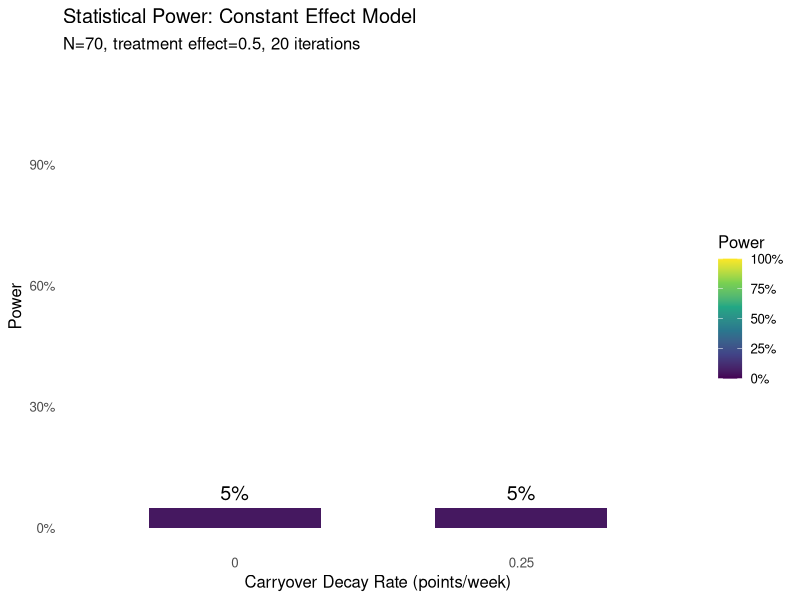

Recreate this plot in R.
# Simplified N-of-1 Trial Simulation - Constant Effect Model
# Maximum simplification for learning

rm(list = ls())
suppressPackageStartupMessages({
  library(tidyverse)
  library(lmerTest)
  library(MASS)
  library(conflicted)
})

# Resolve conflicts
conflicts_prefer(dplyr::select)
conflicts_prefer(dplyr::filter)
conflicts_prefer(dplyr::lag)
conflicts_prefer(lmerTest::lmer)

# =============================================================================
# PARAMETERS
# =============================================================================

n_participants <- 70
n_iterations <- 20

# Three-factor response model - RATE-BASED (points per week)
BR_rate <- 0.5                 # Biological Response: drug improvement rate
ER_rate <- 0.2                 # Expectancy Response: placebo improvement rate
TR_rate <- 0.1                 # Time-variant Response: natural improvement rate
treatment_effect <- BR_rate    # Alias for display purposes

# Biomarker moderation of treatment effect
# Higher biomarker → stronger treatment response
# This creates the treatment × biomarker interaction
biomarker_moderation <- 0.15   # Per SD of biomarker, treatment effect changes by 15%

baseline_mean <- 10.0          # Mean baseline response
between_subject_sd <- 3.0      # SD of participant random effects
within_subject_sd <- 2.8       # SD of measurement noise
biomarker_mean <- 5.0          # Mean biomarker value
biomarker_sd <- 2.0            # SD of biomarker

# Correlation parameters (from Hendrickson)
# Autocorrelations within each response type
c.br <- 0.8                    # BR autocorrelation across timepoints
c.er <- 0.8                    # ER autocorrelation across timepoints
c.tr <- 0.8                    # TR autocorrelation across timepoints

# Cross-correlations between response types
c.cf1t <- 0.2                  # Same-time cross-correlation (BR-ER, BR-TR, ER-TR)
c.cfct <- 0.1                  # Different-time cross-correlation

# Biomarker and baseline correlations
c.bm_baseline <- 0.3           # Biomarker-baseline correlation
c.baseline_resp <- 0.4         # Baseline-response correlation

# Allowed correlation values (finite grid for consistent results)
allowed_correlations <- c(0, 0.1, 0.2, 0.3, 0.4, 0.5, 0.6)

# Parameter grid - what we're testing
param_grid <- expand_grid(
  biomarker_correlation = c(0.3),
  carryover_decay_rate = c(0, 0.25)    # Linear decay: points lost per week off drug
)

# =============================================================================
# BUILD SIGMA WITH GUARANTEED PD (Time-Based AR(1))
# =============================================================================

# Build sigma using independent construction with automatic scaling
# Structure: responses (24) conditioned on participant vars (2)
build_sigma_guaranteed_pd <- function(weeks, c.bm, params) {
  n_tp <- length(weeks)

  # Index ranges for final 26x26 (for compatibility)
  br_idx <- 1:n_tp
  er_idx <- (n_tp + 1):(2 * n_tp)
  tr_idx <- (2 * n_tp + 1):(3 * n_tp)
  bm_idx <- 3 * n_tp + 1
  bl_idx <- 3 * n_tp + 2

  # =========================================================================
  # STAGE 1: Build Σ₂₂ (2×2) - Biomarker & Baseline
  # =========================================================================
  # Always PD for |correlation| < 1

  Sigma_22 <- matrix(c(
    biomarker_sd^2,                                    c.bm_baseline * biomarker_sd * between_subject_sd,
    c.bm_baseline * biomarker_sd * between_subject_sd, between_subject_sd^2
  ), 2, 2)

  Sigma_22_inv <- solve(Sigma_22)

  # =========================================================================
  # STAGE 2: Build Σ₁₁ (24×24) - Responses with Time-Based AR(1)
  # =========================================================================
  # Guaranteed PD by construction

  # Helper: Build AR(1) covariance block based on actual time lags
  build_ar1_time <- function(weeks, rho, sigma) {
    n <- length(weeks)
    Cov <- matrix(0, n, n)
    for (i in 1:n) {
      for (j in 1:n) {
        time_lag <- abs(weeks[i] - weeks[j])
        Cov[i, j] <- sigma^2 * rho^time_lag
      }
    }
    return(Cov)
  }

  # Build diagonal blocks (within each response type)
  Sigma_BR <- build_ar1_time(weeks, c.br, within_subject_sd)
  Sigma_ER <- build_ar1_time(weeks, c.er, within_subject_sd)
  Sigma_TR <- build_ar1_time(weeks, c.tr, within_subject_sd)

  # Initialize 24x24 with diagonal blocks
  Sigma_11 <- matrix(0, 3 * n_tp, 3 * n_tp)
  Sigma_11[br_idx, br_idx] <- Sigma_BR
  Sigma_11[er_idx, er_idx] <- Sigma_ER
  Sigma_11[tr_idx, tr_idx] <- Sigma_TR

  # Add cross-correlations between response types
  # Use time-based decay for cross-correlations too
  for (i in 1:n_tp) {
    for (j in 1:n_tp) {
      time_lag <- abs(weeks[i] - weeks[j])

      if (i == j) {
        # Same timepoint: use c.cf1t
        cross_cov <- c.cf1t * within_subject_sd^2
      } else {
        # Different timepoint: use c.cfct with time decay
        cross_cov <- c.cfct * within_subject_sd^2 * (0.9^time_lag)
      }

      # BR-ER
      Sigma_11[br_idx[i], er_idx[j]] <- cross_cov
      Sigma_11[er_idx[j], br_idx[i]] <- cross_cov

      # BR-TR
      Sigma_11[br_idx[i], tr_idx[j]] <- cross_cov
      Sigma_11[tr_idx[j], br_idx[i]] <- cross_cov

      # ER-TR
      Sigma_11[er_idx[i], tr_idx[j]] <- cross_cov
      Sigma_11[tr_idx[j], er_idx[i]] <- cross_cov
    }
  }

  # =========================================================================
  # STAGE 3: Build Σ₁₂ (24×2) - Cross-covariance (regression coefficients)
  # =========================================================================

  Sigma_12 <- matrix(0, 3 * n_tp, 2)

  # Column 1: Biomarker effects on responses
  # BR strongly correlated with biomarker (this is what we're testing)
  Sigma_12[br_idx, 1] <- c.bm * within_subject_sd * biomarker_sd
  # ER and TR weakly correlated with biomarker
  Sigma_12[er_idx, 1] <- c.bm * 0.5 * within_subject_sd * biomarker_sd
  Sigma_12[tr_idx, 1] <- c.bm * 0.5 * within_subject_sd * biomarker_sd

  # Column 2: Baseline effects on responses
  Sigma_12[br_idx, 2] <- c.baseline_resp * within_subject_sd * between_subject_sd
  Sigma_12[er_idx, 2] <- c.baseline_resp * within_subject_sd * between_subject_sd
  Sigma_12[tr_idx, 2] <- c.baseline_resp * within_subject_sd * between_subject_sd

  # =========================================================================
  # STAGE 4: Check Schur Complement & Snap to Grid if Needed
  # =========================================================================

  # Function to find largest allowed correlation that keeps matrix PD
  find_valid_correlation <- function(Sigma_11, Sigma_22_inv, c.bm_requested,
                                     allowed_vals, sigma_resp, sigma_bm, sigma_bl,
                                     br_idx, er_idx, tr_idx) {
    # Try correlations from requested down to 0
    valid_vals <- allowed_vals[allowed_vals <= c.bm_requested]
    valid_vals <- sort(valid_vals, decreasing = TRUE)

    for (c.bm_try in valid_vals) {
      # Rebuild Sigma_12 with this correlation
      Sigma_12_try <- matrix(0, nrow(Sigma_11), 2)
      Sigma_12_try[br_idx, 1] <- c.bm_try * sigma_resp * sigma_bm
      Sigma_12_try[er_idx, 1] <- c.bm_try * 0.5 * sigma_resp * sigma_bm
      Sigma_12_try[tr_idx, 1] <- c.bm_try * 0.5 * sigma_resp * sigma_bm
      Sigma_12_try[br_idx, 2] <- c.baseline_resp * sigma_resp * sigma_bl
      Sigma_12_try[er_idx, 2] <- c.baseline_resp * sigma_resp * sigma_bl
      Sigma_12_try[tr_idx, 2] <- c.baseline_resp * sigma_resp * sigma_bl

      # Check if PD
      cross_term <- Sigma_12_try %*% Sigma_22_inv %*% t(Sigma_12_try)
      Sigma_cond_try <- Sigma_11 - cross_term
      min_eig <- min(eigen(Sigma_cond_try, only.values = TRUE)$values)

      if (min_eig > 1e-6) {
        return(list(c.bm = c.bm_try, Sigma_12 = Sigma_12_try, Sigma_cond = Sigma_cond_try))
      }
    }

    # Fallback to 0 correlation
    Sigma_12_try <- matrix(0, nrow(Sigma_11), 2)
    Sigma_12_try[br_idx, 2] <- c.baseline_resp * sigma_resp * sigma_bl
    Sigma_12_try[er_idx, 2] <- c.baseline_resp * sigma_resp * sigma_bl
    Sigma_12_try[tr_idx, 2] <- c.baseline_resp * sigma_resp * sigma_bl
    cross_term <- Sigma_12_try %*% Sigma_22_inv %*% t(Sigma_12_try)
    Sigma_cond_try <- Sigma_11 - cross_term

    return(list(c.bm = 0, Sigma_12 = Sigma_12_try, Sigma_cond = Sigma_cond_try))
  }

  # Find valid correlation on the grid
  result <- find_valid_correlation(
    Sigma_11, Sigma_22_inv, c.bm,
    allowed_correlations, within_subject_sd, biomarker_sd, between_subject_sd,
    br_idx, er_idx, tr_idx
  )

  Sigma_12 <- result$Sigma_12
  Sigma_cond <- result$Sigma_cond
  effective_c.bm <- result$c.bm

  if (effective_c.bm < c.bm) {
    cat(sprintf("  Snapped biomarker correlation: %.2f → %.2f (to ensure PD)\n",
                c.bm, effective_c.bm))
  }

  # =========================================================================
  # Return partitioned result
  # =========================================================================

  return(list(
    Sigma_11 = Sigma_11,
    Sigma_22 = Sigma_22,
    Sigma_12 = Sigma_12,
    Sigma_cond = Sigma_cond,
    Sigma_22_inv = Sigma_22_inv,
    requested_c.bm = c.bm,
    effective_c.bm = effective_c.bm,
    indices = list(br = br_idx, er = er_idx, tr = tr_idx, bm = bm_idx, bl = bl_idx)
  ))
}

# =============================================================================
# TWO-STAGE DATA GENERATION (2x2 + 24x24)
# =============================================================================

# Generate one participant's data using two-stage approach
# Uses pre-computed partitioned sigma from build_sigma_guaranteed_pd
generate_participant_twostage <- function(sigma_parts, idx) {
  # Stage 1: Generate participant variables (biomarker, baseline) from 2x2
  x2 <- mvrnorm(1, mu = c(0, 0), Sigma = sigma_parts$Sigma_22)

  # Stage 2: Compute conditional mean given participant vars
  # Conditional mean: μ₁|₂ = Σ₁₂ Σ₂₂⁻¹ x₂
  mu_cond <- sigma_parts$Sigma_12 %*% sigma_parts$Sigma_22_inv %*% x2

  # Generate responses from conditional distribution
  # Sigma_cond is pre-computed and guaranteed PD
  x1 <- mvrnorm(1, mu = as.vector(mu_cond), Sigma = sigma_parts$Sigma_cond)

  # Extract components
  n_tp <- length(idx$br)
  list(
    biomarker = x2[1] + biomarker_mean,
    baseline = x2[2] + baseline_mean,
    br_random = x1[1:n_tp],
    er_random = x1[(n_tp+1):(2*n_tp)],
    tr_random = x1[(2*n_tp+1):(3*n_tp)]
  )
}

# =============================================================================
# VERIFICATION: Compare two-stage vs direct 26x26
# =============================================================================

verify_twostage_equivalence <- function(Sigma, idx, n_samples = 10000) {
  cat("Verifying two-stage equivalence with", n_samples, "samples...\n")

  # Partition sigma
  partitioned <- partition_sigma(Sigma, idx)

  # Generate samples using direct method
  set.seed(999)
  samples_direct <- mvrnorm(n_samples, mu = rep(0, nrow(Sigma)), Sigma = Sigma)

  # Generate samples using two-stage method
  set.seed(888)
  samples_twostage <- matrix(0, n_samples, nrow(Sigma))
  resp_idx <- c(idx$br, idx$er, idx$tr)
  part_idx <- c(idx$bm, idx$bl)

  for (i in 1:n_samples) {
    result <- generate_participant_twostage(partitioned, idx)
    samples_twostage[i, resp_idx] <- c(result$br_random, result$er_random, result$tr_random)
    samples_twostage[i, part_idx] <- c(result$biomarker - biomarker_mean,
                                        result$baseline - baseline_mean)
  }

  # Compare covariance matrices
  cov_direct <- cov(samples_direct)
  cov_twostage <- cov(samples_twostage)

  max_cov_diff <- max(abs(cov_direct - cov_twostage))
  mean_cov_diff <- mean(abs(cov_direct - cov_twostage))

  # Compare means (should both be ~0)
  max_mean_diff <- max(abs(colMeans(samples_direct) - colMeans(samples_twostage)))

  cat(sprintf("  Max covariance difference: %.6f\n", max_cov_diff))
  cat(sprintf("  Mean covariance difference: %.6f\n", mean_cov_diff))
  cat(sprintf("  Max mean difference: %.6f\n", max_mean_diff))

  # Check if differences are within sampling error
  # Expected sampling error for covariance ~= 2*sigma^2/sqrt(n)
  expected_error <- 2 * max(diag(Sigma))^2 / sqrt(n_samples)

  if (max_cov_diff < expected_error * 3) {
    cat("  ✓ PASSED: Differences within expected sampling error\n")
    return(TRUE)
  } else {
    cat("  ✗ FAILED: Differences exceed expected sampling error\n")
    return(FALSE)
  }
}

# =============================================================================
# HYBRID DESIGN STRUCTURE
# =============================================================================

# Measurement schedule
measurement_weeks <- c(4, 8, 9, 10, 11, 12, 16, 20)

# Function to create design with randomized path assignment
create_hybrid_design <- function(n_participants, measurement_weeks) {
  # Randomize participants to 4 paths (balanced)
  path_assignment <- sample(rep(1:4, length.out = n_participants))

  # Create design matrix
  expand_grid(
    participant_id = 1:n_participants,
    week = measurement_weeks
  ) %>%
    mutate(
      path = path_assignment[participant_id],

      # Treatment assignment based on path and week
      # Weeks 4, 8: Open-label, all on active
      # Week 9: Blinded, all on active
      # Week 10: Blinded, randomized (paths 1,2 = active; paths 3,4 = placebo)
      # Weeks 11, 12: Blinded, all on placebo
      # Week 16: Blinded crossover
      # Week 20: Blinded crossover
      treatment = case_when(
        week %in% c(4, 8) ~ 1,                              # Open-label: all active
        week == 9 ~ 1,                                      # Blinded: all active
        week == 10 & path %in% c(1, 2) ~ 1,                 # Randomized: paths 1,2 active
        week == 10 & path %in% c(3, 4) ~ 0,                 # Randomized: paths 3,4 placebo
        week %in% c(11, 12) ~ 0,                            # All on placebo
        week == 16 & path %in% c(1, 3) ~ 1,                 # Crossover period
        week == 16 & path %in% c(2, 4) ~ 0,
        week == 20 & path %in% c(1, 3) ~ 0,                 # Crossover period
        week == 20 & path %in% c(2, 4) ~ 1,
        TRUE ~ NA_real_
      ),

      # Expectancy: 1.0 = open-label (know they're on drug), 0.5 = blinded
      expectancy = if_else(week %in% c(4, 8), 1.0, 0.5)
    )
}

# =============================================================================
# RUN SIMULATION
# =============================================================================

cat("Running simulation with constant effect model...\n")
cat("Treatment effect =", treatment_effect, "\n")
cat("Participants =", n_participants, "\n")
cat("Iterations per condition =", n_iterations, "\n\n")

results <- tibble()

for (i in 1:nrow(param_grid)) {
  params <- as.list(param_grid[i, ])
  cat(sprintf("Condition %d: biomarker=%.2f, carryover_decay=%.2f\n",
              i, params$biomarker_correlation, params$carryover_decay_rate))

  # Run iterations
  for (iter in 1:n_iterations) {
    set.seed(iter * 1000 + i)

    # Create design with fresh path randomization for this iteration
    hybrid_design <- create_hybrid_design(n_participants, measurement_weeks)

    n_timepoints <- length(measurement_weeks)

    # Build sigma with guaranteed PD using time-based AR(1)
    sigma_parts <- build_sigma_guaranteed_pd(measurement_weeks, params$biomarker_correlation, params)
    idx <- sigma_parts$indices
    effective_bm_corr <- sigma_parts$effective_c.bm

    # Generate correlated data for each participant using TWO-STAGE approach
    all_participant_data <- list()

    for (pid in 1:n_participants) {
      # Two-stage generation: (biomarker, baseline) then (BR, ER, TR | biomarker, baseline)
      result <- generate_participant_twostage(sigma_parts, idx)

      all_participant_data[[pid]] <- tibble(
        participant_id = pid,
        biomarker = result$biomarker,
        baseline = result$baseline,
        br_random = result$br_random,
        er_random = result$er_random,
        tr_random = result$tr_random
      )
    }

    participant_data <- bind_rows(all_participant_data) %>%
      group_by(participant_id) %>%
      mutate(timepoint_idx = row_number()) %>%
      ungroup()

    # Generate trial data
    trial_data <- hybrid_design %>%
      group_by(participant_id) %>%
      mutate(timepoint_idx = row_number()) %>%
      ungroup() %>%
      left_join(participant_data, by = c("participant_id", "timepoint_idx")) %>%
      group_by(participant_id) %>%
      arrange(week) %>%
      mutate(
        # ===========================================
        # CUMULATIVE TIME TRACKING
        # ===========================================

        # Cumulative weeks on drug
        weeks_on_drug = cumsum(treatment),

        # Cumulative weeks with expectancy (weighted by expectancy level)
        weeks_with_expectancy = cumsum(expectancy),

        # Cumulative weeks in trial (for time trend)
        weeks_in_trial = week - min(week),

        # Track when drug stops for carryover calculation
        time_off = cumsum(treatment == 0),

        # Carryover effect indicator (first week off drug after being on)
        carryover_effect = as.numeric(treatment == 0 & lag(treatment, default = 1) == 1),

        # ===========================================
        # THREE-FACTOR RESPONSE MODEL (RATE-BASED + RANDOM VARIATION)
        # ===========================================

        # Center biomarker for moderation calculation
        bm_centered = (biomarker - biomarker_mean) / biomarker_sd,

        # 1. BR (Biological Response) - accumulates while on drug + random variation
        #    - Mean: BR_rate points per week on drug
        #    - BIOMARKER MODERATION: effect scales with biomarker level
        #    - Carryover: partial at first off-drug timepoint, then 0
        #    - Random: from 26x26 sigma matrix (correlated across time)
        BR_mean = {
          # Treatment effect moderated by biomarker
          # Higher biomarker → stronger BR effect
          effective_BR_rate <- BR_rate * (1 + biomarker_moderation * bm_centered)

          br_accumulated <- lag(weeks_on_drug, default = 0) * effective_BR_rate
          first_off <- treatment == 0 & lag(treatment, default = 1) == 1

          ifelse(treatment == 1,
                 weeks_on_drug * effective_BR_rate,
                 ifelse(first_off,
                        br_accumulated * params$carryover_decay_rate,
                        0))
        },
        BR = BR_mean + br_random,

        # 2. ER (Expectancy Response) - accumulates based on expectancy + random variation
        #    - Mean: ER_rate points per week × expectancy level
        #    - Random: from 26x26 sigma matrix
        ER_mean = weeks_with_expectancy * ER_rate,
        ER = ER_mean + er_random,

        # 3. TR (Time-variant Response) - linear time trend + random variation
        #    - Mean: TR_rate points per week
        #    - Random: from 26x26 sigma matrix
        TR_mean = weeks_in_trial * TR_rate,
        TR = TR_mean + tr_random,

        # ===========================================
        # TOTAL RESPONSE
        # ===========================================
        # Response = baseline + BR + ER + TR
        # Note: baseline already includes between-subject variability from sigma
        # Note: biomarker moderation is applied explicitly to BR_mean above
        response = baseline + BR + ER + TR
      ) %>%
      ungroup()

    # Fit mixed model
    model_result <- tryCatch({
      # Re-center biomarker using sample mean (for model interpretation)
      # Note: data generation uses population parameters for standardization
      trial_data <- trial_data %>%
        mutate(bm_centered = biomarker - mean(biomarker))

      if (params$carryover_decay_rate > 0) {
        model <- lmer(response ~ treatment * bm_centered + week + carryover_effect +
                      (1 | participant_id),
                      data = trial_data)
      } else {
        model <- lmer(response ~ treatment * bm_centered + week +
                      (1 | participant_id),
                      data = trial_data)
      }

      # Extract treatment × biomarker interaction
      coefs <- summary(model)$coefficients
      idx <- which(rownames(coefs) == "treatment:bm_centered")

      if (length(idx) == 0) {
        stop("Interaction term not found")
      }

      # Calculate p-value
      t_val <- coefs[idx, "t value"]
      df_approx <- nrow(trial_data) - nrow(coefs)
      p_value <- 2 * pt(-abs(t_val), df = df_approx)

      tibble(
        iteration = iter,
        biomarker_correlation = effective_bm_corr,  # Use effective (grid) value
        carryover_decay_rate = params$carryover_decay_rate,
        effect_size = coefs[idx, "Estimate"],
        se = coefs[idx, "Std. Error"],
        t_value = t_val,
        p_value = p_value,
        significant = p_value < 0.05
      )
    }, error = function(e) {
      cat("  Error in iteration", iter, ":", conditionMessage(e), "\n")
      tibble(iteration = iter, biomarker_correlation = effective_bm_corr,
             carryover_decay_rate = params$carryover_decay_rate, effect_size = NA,
             se = NA, t_value = NA, p_value = NA, significant = NA)
    })

    results <- bind_rows(results, model_result)
  }
}

# =============================================================================
# SUMMARIZE RESULTS
# =============================================================================

cat("\n", strrep("=", 50), "\n")
cat("RESULTS\n")
cat(strrep("=", 50), "\n\n")

summary_results <- results %>%
  group_by(biomarker_correlation, carryover_decay_rate) %>%
  summarize(
    power = mean(significant, na.rm = TRUE),
    mean_effect = mean(effect_size, na.rm = TRUE),
    sd_effect = sd(effect_size, na.rm = TRUE),
    n = n(),
    .groups = "drop"
  )

print(summary_results)

# =============================================================================
# VISUALIZATION
# =============================================================================

library(viridis)

# Adaptive visualization based on data structure
plot_power_results <- function(data) {
  has_carryover <- n_distinct(data$carryover_decay_rate) > 1
  has_biomarker <- n_distinct(data$biomarker_correlation) > 1

  # Convert to factors
  data <- data %>%
    mutate(
      carryover_decay_rate = factor(carryover_decay_rate),
      biomarker_correlation = factor(biomarker_correlation)
    )

  if (has_carryover && has_biomarker) {
    # 2D heatmap
    p <- ggplot(data, aes(x = carryover_decay_rate, y = biomarker_correlation, fill = power)) +
      geom_tile(color = "white", linewidth = 0.5) +
      geom_text(aes(label = sprintf("%.0f%%", power * 100)), color = "black", size = 5) +
      labs(x = "Carryover Decay Rate (points/week)", y = "Biomarker Correlation")

  } else if (has_carryover) {
    # Bar chart by carryover
    p <- ggplot(data, aes(x = carryover_decay_rate, y = power, fill = power)) +
      geom_col(width = 0.6) +
      geom_text(aes(label = sprintf("%.0f%%", power * 100)), vjust = -0.5, size = 5) +
      scale_y_continuous(limits = c(0, 1.1), labels = scales::percent) +
      labs(x = "Carryover Decay Rate (points/week)", y = "Power")

  } else if (has_biomarker) {
    # Bar chart by biomarker
    p <- ggplot(data, aes(x = biomarker_correlation, y = power, fill = power)) +
      geom_col(width = 0.6) +
      geom_text(aes(label = sprintf("%.0f%%", power * 100)), vjust = -0.5, size = 5) +
      scale_y_continuous(limits = c(0, 1.1), labels = scales::percent) +
      labs(x = "Biomarker Correlation", y = "Power")

  } else {
    # Single bar
    p <- ggplot(data, aes(x = 1, y = power, fill = power)) +
      geom_col(width = 0.4) +
      geom_text(aes(label = sprintf("%.0f%%", power * 100)), vjust = -0.5, size = 6) +
      scale_y_continuous(limits = c(0, 1.1), labels = scales::percent) +
      labs(x = "", y = "Power") +
      theme(axis.text.x = element_blank(), axis.ticks.x = element_blank())
  }

  # Common styling
  p <- p +
    scale_fill_viridis_c(name = "Power", labels = scales::percent, limits = c(0, 1)) +
    labs(title = "Statistical Power: Constant Effect Model",
         subtitle = sprintf("N=%d, treatment effect=%.1f, %d iterations",
                           n_participants, treatment_effect, n_iterations)) +
    theme_minimal(base_size = 12) +
    theme(panel.grid = element_blank())

  return(p)
}

# Generate and save plot
p <- plot_power_results(summary_results)
print(p)

# Save outputs
output_dir <- "../output"
if (!dir.exists(output_dir)) dir.create(output_dir, recursive = TRUE)

ggsave(file.path(output_dir, "power_results.pdf"), p, width = 8, height = 6)
save(results, summary_results, file = file.path(output_dir, "simulation_results.RData"))

cat("\nDone! Results saved to", output_dir, "\n")
cat("- power_results.pdf\n")
cat("- simulation_results.RData\n")
